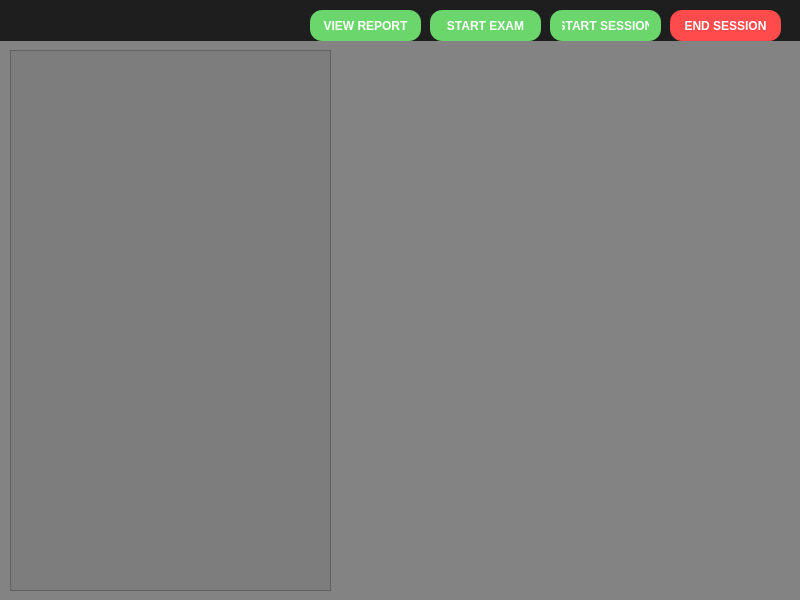
<?xml version="1.0" encoding="UTF-8"?>
<ui version="4.0">
 <class>MainWindow</class>
 <widget class="QMainWindow" name="MainWindow">
  <property name="geometry">
   <rect>
    <x>0</x>
    <y>0</y>
    <width>800</width>
    <height>600</height>
   </rect>
  </property>
  <property name="windowTitle">
   <string>MainWindow</string>
  </property>
  <widget class="QWidget" name="centralwidget">
   <property name="styleSheet">
    <string notr="true">background-color: rgb(131, 131, 131);</string>
   </property>
   <widget class="QWidget" name="widget" native="true">
    <property name="geometry">
     <rect>
      <x>0</x>
      <y>0</y>
      <width>801</width>
      <height>41</height>
     </rect>
    </property>
    <property name="styleSheet">
     <string notr="true">background-color: rgb(30, 30, 30);</string>
    </property>
    <widget class="QPushButton" name="startbutton">
     <property name="geometry">
      <rect>
       <x>550</x>
       <y>10</y>
       <width>111</width>
       <height>31</height>
      </rect>
     </property>
     <property name="styleSheet">
      <string notr="true">background-color: #6bd66b;
color: white;
border-radius: 12px;
padding: 6px 12px;
font-weight: bold;
font-size: 12px;
text-align: center;</string>
     </property>
     <property name="text">
      <string>START SESSION</string>
     </property>
    </widget>
    <widget class="QPushButton" name="endbutton">
     <property name="geometry">
      <rect>
       <x>670</x>
       <y>10</y>
       <width>111</width>
       <height>31</height>
      </rect>
     </property>
     <property name="styleSheet">
      <string notr="true">background-color: #ff4b4b;
color: white;
border-radius: 12px;
padding: 6px 12px;
font-weight: bold;
font-size: 12px;
text-align: center;</string>
     </property>
     <property name="text">
      <string>END SESSION</string>
     </property>
    </widget>
    <widget class="QPushButton" name="reportbutton">
     <property name="geometry">
      <rect>
       <x>310</x>
       <y>10</y>
       <width>111</width>
       <height>31</height>
      </rect>
     </property>
     <property name="styleSheet">
      <string notr="true">background-color: #6bd66b;
color: white;
border-radius: 12px;
padding: 6px 12px;
font-weight: bold;
font-size: 12px;
text-align: center;</string>
     </property>
     <property name="text">
      <string>VIEW REPORT</string>
     </property>
    </widget>
    <widget class="QPushButton" name="exambutton">
     <property name="geometry">
      <rect>
       <x>430</x>
       <y>10</y>
       <width>111</width>
       <height>31</height>
      </rect>
     </property>
     <property name="styleSheet">
      <string notr="true">background-color: #6bd66b;
color: white;
border-radius: 12px;
padding: 6px 12px;
font-weight: bold;
font-size: 12px;
text-align: center;</string>
     </property>
     <property name="text">
      <string>START EXAM</string>
     </property>
    </widget>
   </widget>
   <widget class="QListWidget" name="list">
    <property name="geometry">
     <rect>
      <x>10</x>
      <y>50</y>
      <width>321</width>
      <height>541</height>
     </rect>
    </property>
    <property name="styleSheet">
     <string notr="true">background-color: rgb(125, 125, 125);</string>
    </property>
   </widget>
   <widget class="QLabel" name="videolabel">
    <property name="geometry">
     <rect>
      <x>370</x>
      <y>70</y>
      <width>411</width>
      <height>211</height>
     </rect>
    </property>
    <property name="text">
     <string/>
    </property>
   </widget>
   <widget class="QLabel" name="name1">
    <property name="geometry">
     <rect>
      <x>440</x>
      <y>290</y>
      <width>281</width>
      <height>31</height>
     </rect>
    </property>
    <property name="text">
     <string/>
    </property>
   </widget>
   <widget class="QLabel" name="name2">
    <property name="geometry">
     <rect>
      <x>440</x>
      <y>550</y>
      <width>281</width>
      <height>31</height>
     </rect>
    </property>
    <property name="text">
     <string/>
    </property>
   </widget>
   <widget class="QLabel" name="videolabel2">
    <property name="geometry">
     <rect>
      <x>370</x>
      <y>330</y>
      <width>411</width>
      <height>211</height>
     </rect>
    </property>
    <property name="text">
     <string/>
    </property>
   </widget>
  </widget>
 </widget>
 <resources/>
 <connections/>
</ui>
